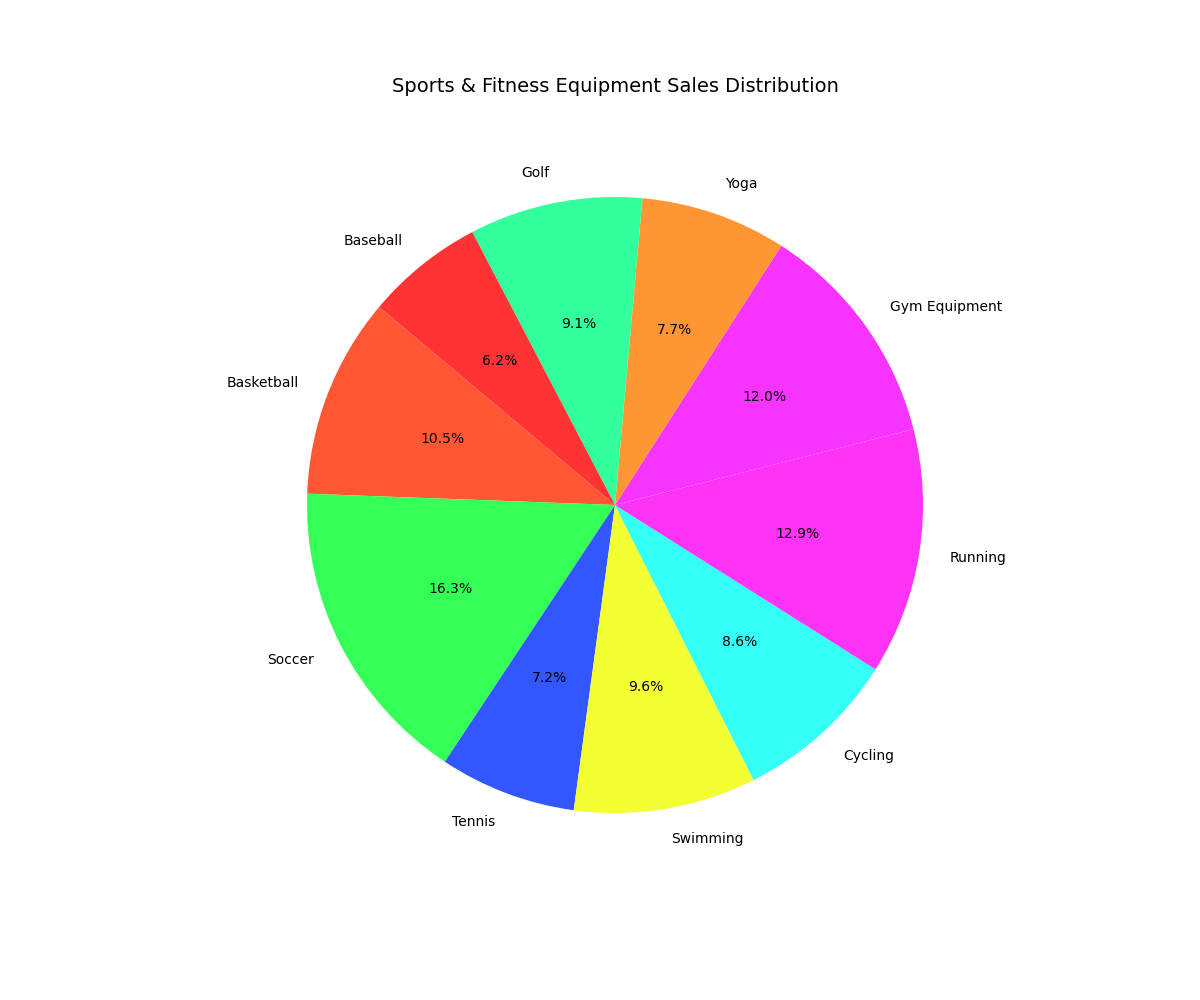

Write the Python code that produced this figure.

import matplotlib.pyplot as plt

# Data to plot
categories = [
    'Basketball', 'Soccer', 'Tennis', 'Swimming', 'Cycling', 
    'Running', 'Gym Equipment', 'Yoga', 'Golf', 'Baseball'
]
sales = [22000, 34000, 15000, 20000, 18000, 27000, 25000, 16000, 19000, 13000]

# Define colors for each category
colors = [
    '#FF5733', '#33FF57', '#3357FF', '#F3FF33', '#33FFF6', 
    '#FF33F6', '#F633FF', '#FF9633', '#33FF9C', '#FF3333'
]

# Creating the pie chart
plt.figure(figsize=(12,10))
plt.pie(sales, labels=categories, colors=colors, autopct='%1.1f%%', startangle=140)

# Title of the chart
plt.title('Sports & Fitness Equipment Sales Distribution', fontsize=14, pad=20)

plt.show()
